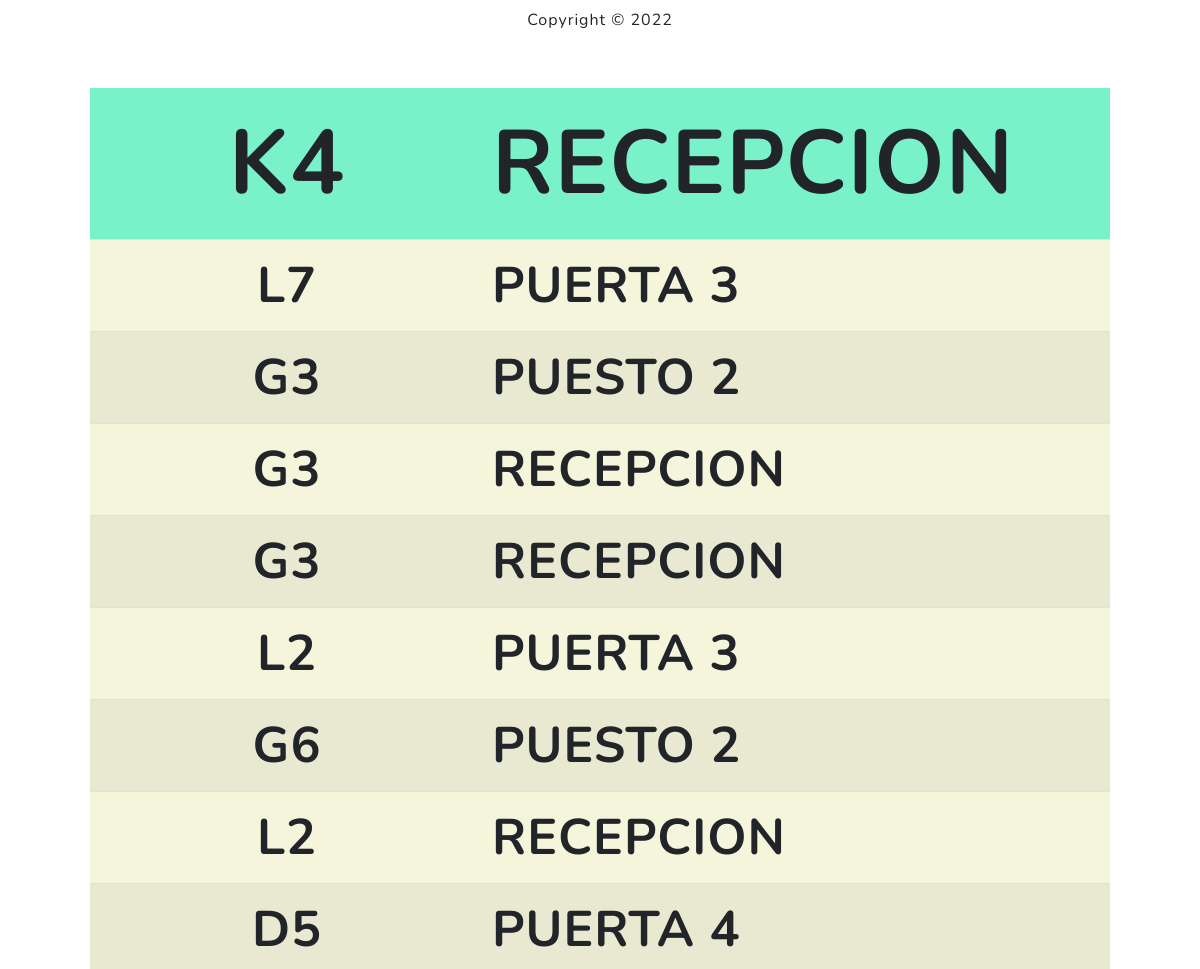
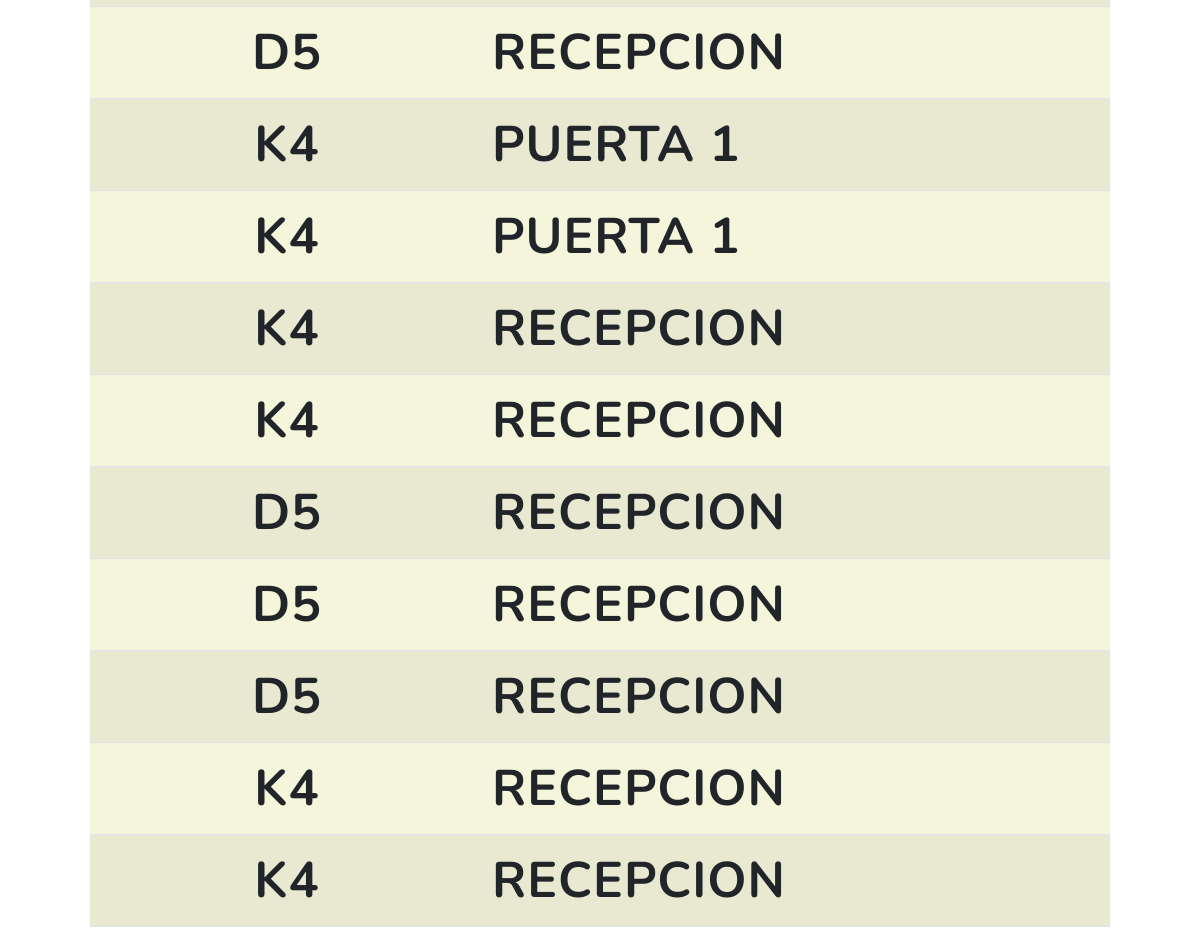
Screenshot of /caller/ with the database file from the repository (2 pictures, top to bottom).
### admin_turnos/models.py (models this page shows)
class Anuncios(models.Model):
    class Meta:
        ordering = ["-fec_anuncio"]
    id = models.AutoField(primary_key=True)
    id_ingreso = models.IntegerField()
    fec_anuncio = models.DateTimeField()
    decorador = models.CharField(max_length=1)
    contador = models.IntegerField()
    lugar = models.CharField(max_length=20)

### anuncio_turnos/views.py (the view)
# urls.py: path('caller/', views.caller, name='caller'),
def caller(request):
  form = Anuncios.objects.all()
  first = form.first()
  template = loader.get_template('anuncio_turnos/caller.html')
  context = {"form":form,"first":first}
  return HttpResponse(template.render(context, request))

### anuncio_turnos/templates/anuncio_turnos/caller.html
{% extends "base_screen.html" %}
{% block cuerpo %}
    <div class="container px-4 px-lg-5">
        <div class="row gx-4 gx-lg-5">
            <div class="col-md-10 col-lg-8 mx-auto text-center">
                <div class="text-center mt-2">
                    <span>Copyright &copy; 2022</span>
                </div>
                <h1 id="titulo" class="text-white">Ud será llamado...</h1>
            </div>
        </div>
    </div>
    {% if form %}
        <center>
        <table class="table table-striped text-uppercase" style="width: 85%;">
            {% for anuncios in form %}
            <tr>
                {% if anuncios == first %}
                    <td class="text-center" style="width: 30%; background-color: aquamarine;font-size: 90px;font-weight: bold;">{{anuncios.decorador}}{{anuncios.contador}}</td>
                    <td style="width: 30%; background-color: aquamarine;font-size: 90px;font-weight: bold;">{{anuncios.lugar}}</td>
                {% else %}
                    <td class="text-center" style="width: 30%; background-color: beige;font-size: 50px;font-weight: bold;">{{anuncios.decorador}}{{anuncios.contador}}</td>
                    <td style="width: 30%; background-color: beige;font-size: 50px;font-weight: bold;">{{anuncios.lugar}}</td>
                {% endif %}
            </tr>
            {% endfor %}
        </table>
        </center>
    {%endif %}
{% endblock %}

### rows the page displays
Anuncios: decorador "K", contador "4", lugar "RECEPCION"
Anuncios: decorador "L", contador "7", lugar "PUERTA 3"
Anuncios: decorador "G", contador "3", lugar "PUESTO 2"
Anuncios: decorador "G", contador "3", lugar "RECEPCION"
Anuncios: decorador "G", contador "3", lugar "RECEPCION"
Anuncios: decorador "L", contador "2", lugar "PUERTA 3"
Anuncios: decorador "G", contador "6", lugar "PUESTO 2"
Anuncios: decorador "L", contador "2", lugar "RECEPCION"
Anuncios: decorador "D", contador "5", lugar "PUERTA 4"
Anuncios: decorador "D", contador "5", lugar "RECEPCION"
Anuncios: decorador "K", contador "4", lugar "PUERTA 1"
Anuncios: decorador "K", contador "4", lugar "PUERTA 1"
Anuncios: decorador "K", contador "4", lugar "RECEPCION"
Anuncios: decorador "K", contador "4", lugar "RECEPCION"
Anuncios: decorador "D", contador "5", lugar "RECEPCION"
Anuncios: decorador "D", contador "5", lugar "RECEPCION"
Anuncios: decorador "D", contador "5", lugar "RECEPCION"
Anuncios: decorador "K", contador "4", lugar "RECEPCION"
Anuncios: decorador "K", contador "4", lugar "RECEPCION"
